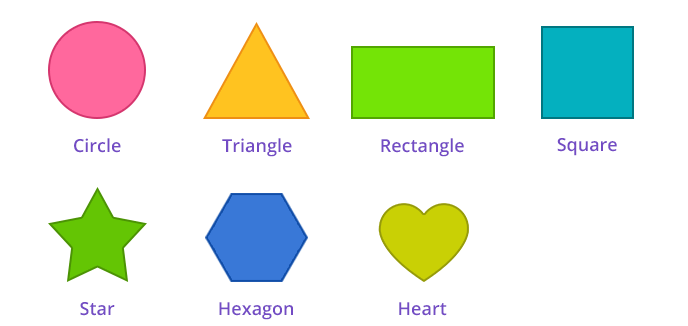
#> input picture contour/shp1.png, 688 x 326 px
$ jupyter execute contuor.ipynb
#> lines starting #> are read from the running program, lines starting #| are printed output that depends on the picture; after the words box and inside, x2 and y2 are one past the last pixel; in counts of white or black regions, pixels touching at a corner belong together; long printed decimals are rounded
[cell 1]
import cv2 as cv
import numpy as np
import matplotlib.pyplot as plt

image = cv.imread("shp1.png",1)
#> image is the input picture: shape (326, 688, 3); mean B, G, R 219.8, 235.4, 226.8
#findGoal(image_find_goal)
img1 = image.copy()
img = cv.resize(img1,(700,700))
hsv = cv.cvtColor(img,cv.COLOR_BGR2HSV)
#> hsv: shape (700, 700, 3); mean H, S, V 19.8, 48.8, 246.4

#range for red color
lower_r = np.array([36,0,0])
upper_r = np.array([86,255,255])
mask = cv.inRange(hsv,lower_r,upper_r)
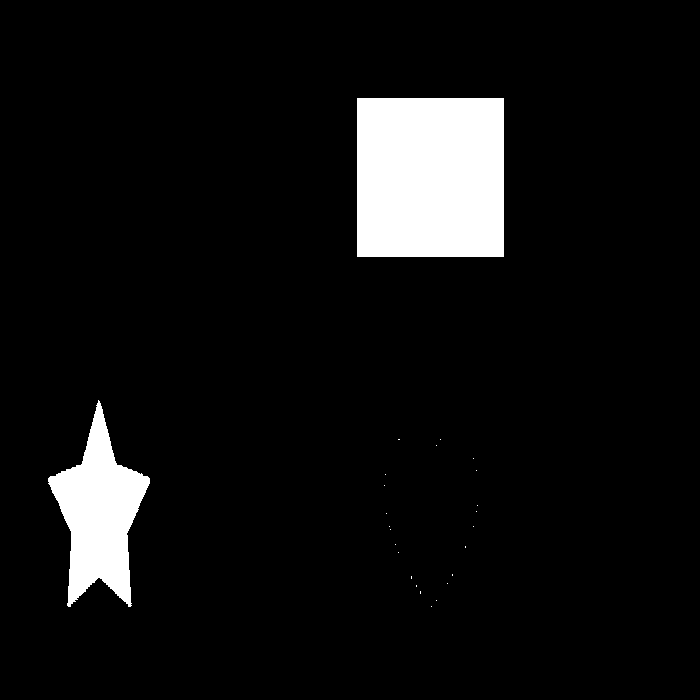
#> mask: shape (700, 700); 6.8% white; 25 white regions (23 under 20 px), largest, box (x1, y1, x2, y2) and area: (357, 98, 504, 257) 23373, (48, 400, 150, 607) 10154
res = cv.bitwise_and(img,img,mask=mask)
_,thresh = cv.threshold(res,125,255,cv.THRESH_BINARY)

# check which are the best canny threshold values for your image
imgCanny = cv.Canny(thresh, 140, 180)
#> imgCanny: shape (700, 700); 0.3% white in thin lines or dots, all inside (x1, y1, x2, y2) = (47, 97, 503, 608)
cv.imshow('OBSTACLES',imgCanny)
cv.waitKey(0)
dilate = cv.dilate(imgCanny, None, iterations = 1)
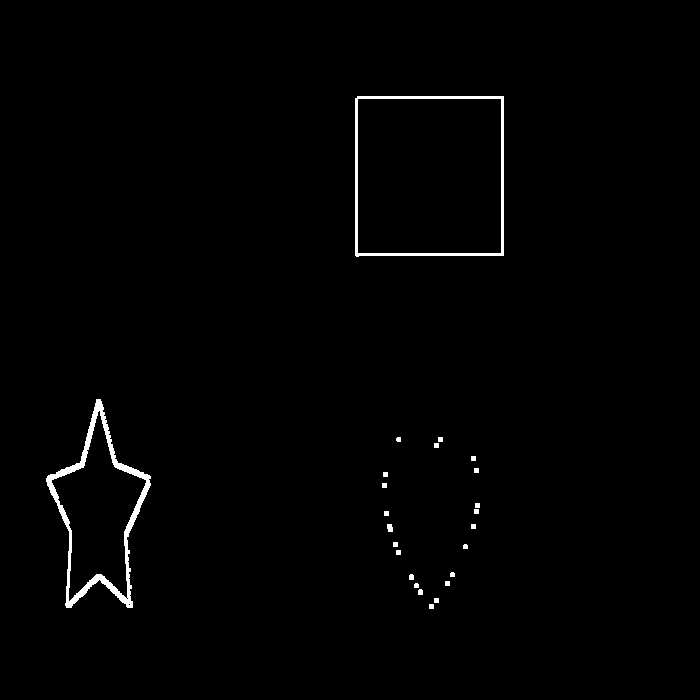
#> dilate: shape (700, 700); 1% white; 24 white regions
cv.imshow("dilate", dilate)
cv.waitKey()

contours, hierarchy = cv.findContours(dilate,cv.RETR_TREE,cv.CHAIN_APPROX_NONE)
#> contours = 28 contours, 23 with area under 20; largest, box (x1, y1, x2, y2) and area: (355, 96, 504, 257) 23532, (357, 98, 502, 254) 22318, (46, 399, 151, 608) 10760, (51, 410, 147, 602) 8579, (387, 524, 393, 532) 30
cnt1=contours[26]
#> cnt1 = contour of 613 points, box (x1, y1, x2, y2) (355, 96, 504, 257), area 23532
for cnt in contours:
    epsilon = 0.1*cv.arcLength(cnt,True)
    approx = cv.approxPolyDP(cnt,epsilon,True)
    if len(approx) == 4:
        cv.drawContours(img,cnt1,-1,(60,255,255),4)
#> this loop made 28 passes
#> (epsilon, approx) on passes 1 to 12: (1.6, [[429, 604], [429, 608], [433, 608], [433, 604]]), (1.6, [[434, 598], [434, 602], [438, 602], [438, 598]]), (1.68, [[419, 589], [418, 594], [422, 594], [422, 590]]), (1.48, [[415, 583], [414, 587], [418, 587], [418, 584]]), (1.6, [[445, 581], [445, 585], [449, 585], [449, 581]]), (1.68, [[410, 574], [409, 579], [413, 579], [413, 575]]), (1.48, [[451, 572], [450, 576], [454, 576], [454, 573]]), (1.6, [[396, 550], [396, 554], [400, 554], [400, 550]]), (1.48, [[464, 544], [463, 548], [467, 548], [467, 545]]), (1.6, [[393, 542], [393, 546], [397, 546], [397, 542]]), (1.6, [[471, 524], [471, 528], [475, 528], [475, 524]]), (2.28, [[387, 524], [388, 531], [392, 531], [391, 524]])
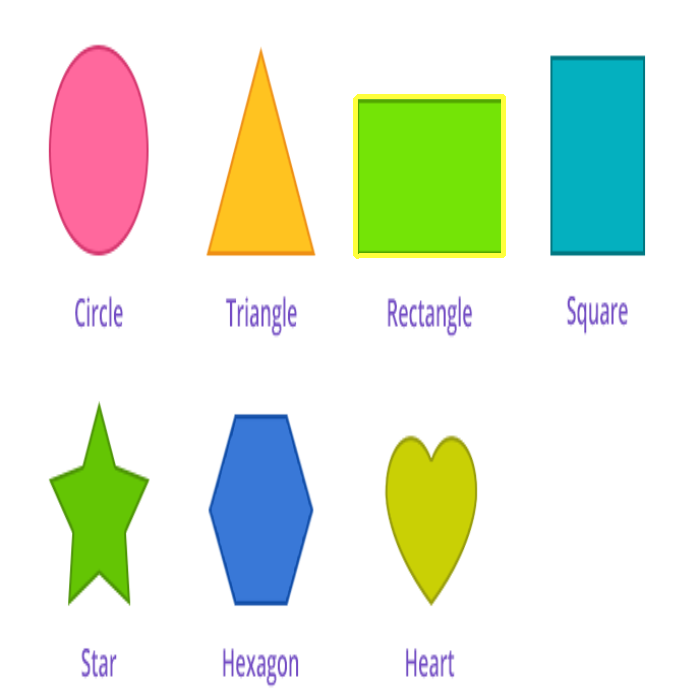
#> img: shape (700, 700, 3); mean B, G, R 219.1, 235.5, 227.1
# img = cv.cvtColor(img,cv.COLOR_RGB2BGR)
cv.imshow("contuor",img)
cv.waitKey(0)
cv.destroyAllWindows()

[cell 2]
image2 = cv.imread("shp2.png",1)
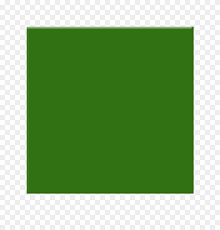
#> input picture contour/shp2.png, 220 x 230 px
#> image2 is the input picture: shape (230, 220, 3); mean B, G, R 121.5, 173.1, 138.6
#findGoal(image_find_goal)
img2 = image2.copy()
img3 = cv.resize(img2,(700,700))
hsv = cv.cvtColor(img3,cv.COLOR_BGR2HSV)
#> hsv: shape (700, 700, 3); mean H, S, V 28.8, 115.7, 173

#range for red color
lower_r = np.array([36,0,0])
upper_r = np.array([86,255,255])
mask = cv.inRange(hsv,lower_r,upper_r)
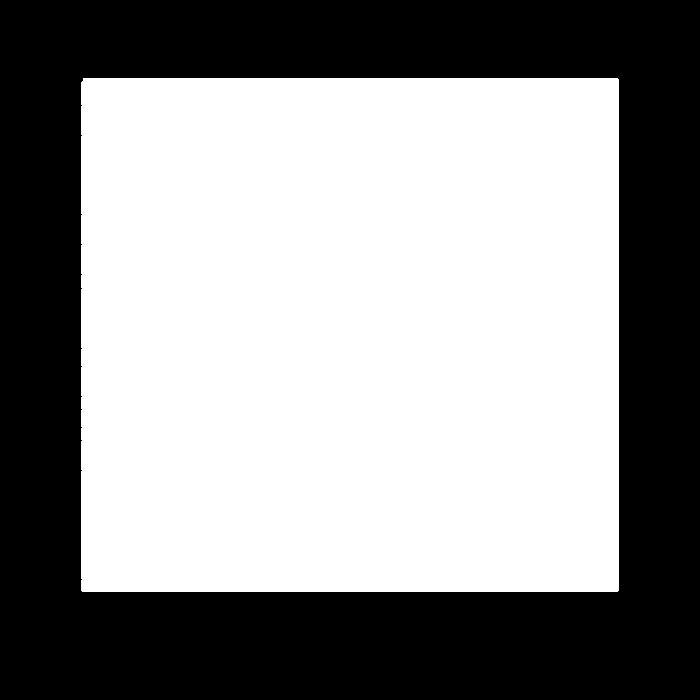
#> mask: shape (700, 700); 56.4% white; 1 black region, box (x1, y1, x2, y2) and area: (0, 0, 700, 700) 213492
res = cv.bitwise_and(img3,img3,mask=mask)
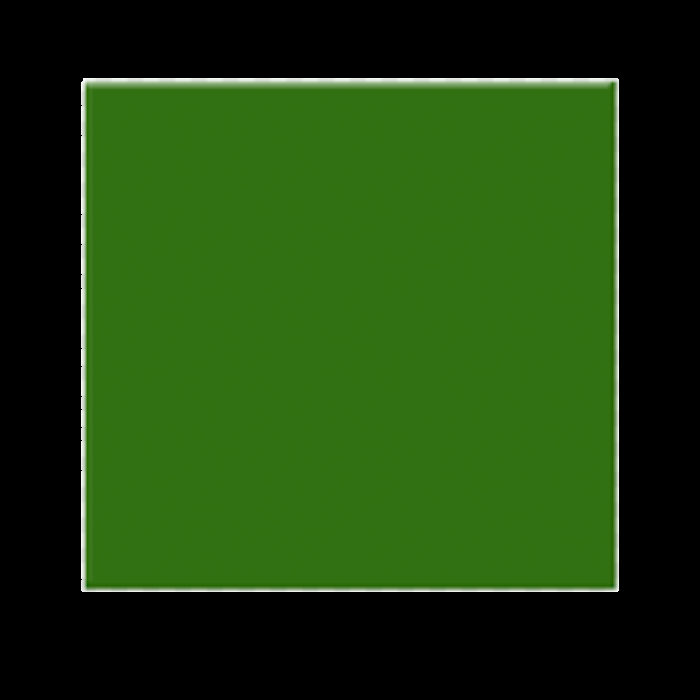
#> res: shape (700, 700, 3); mean B, G, R 14.3, 65.9, 31.4
_,thresh = cv.threshold(res,125,255,cv.THRESH_BINARY)

# check which are the best canny threshold values for your image
imgCanny = cv.Canny(thresh, 140, 180)
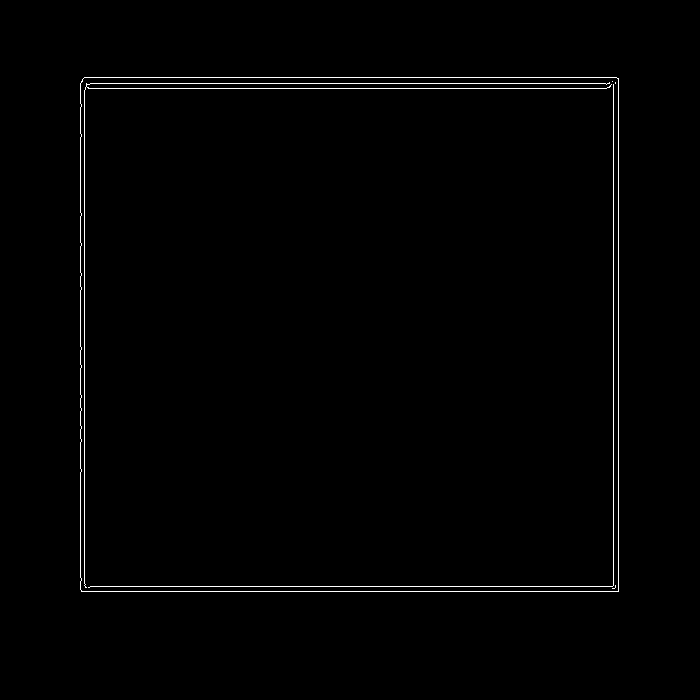
#> imgCanny: shape (700, 700); 0.96% white in thin lines or dots, all inside (x1, y1, x2, y2) = (80, 77, 619, 592)
cv.imshow('OBSTACLES',imgCanny)
cv.waitKey(0)
dilate = cv.dilate(imgCanny, None, iterations = 1)
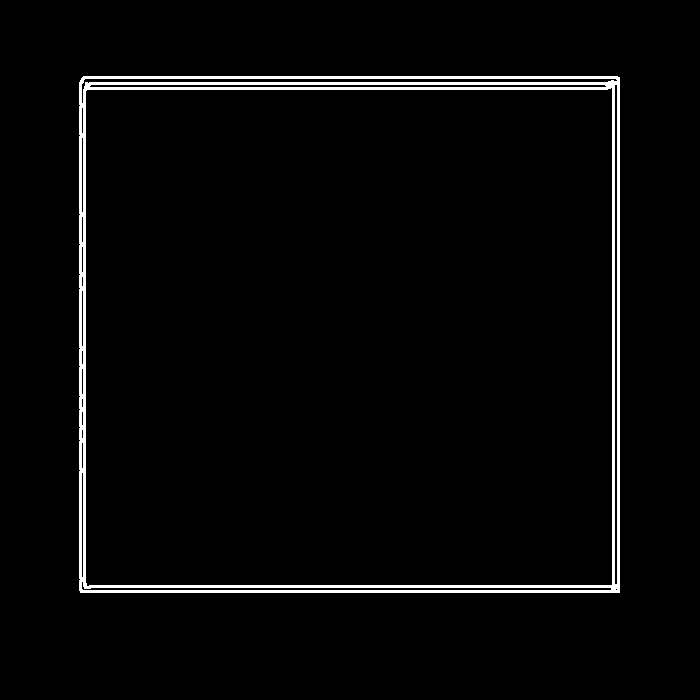
#> dilate: shape (700, 700); 2.9% white; 1 white region
cv.imshow("dilate", dilate)
cv.waitKey()

contour, hierarchy = cv.findContours(dilate,cv.RETR_TREE,cv.CHAIN_APPROX_NONE)
#> contour = 20 contours, 4 with area under 20; largest, box (x1, y1, x2, y2) and area: (79, 76, 620, 593) 278612, (85, 87, 613, 587) 261394, (81, 78, 618, 104) 2169, (81, 581, 612, 591) 1592, (89, 84, 607, 88) 1546
cnt2=contour[0]
#> cnt2 = contour of 2106 points, box (x1, y1, x2, y2) (79, 76, 620, 593), area 278612

cv.drawContours(img3,cnt2,-1,(60,255,255),4)
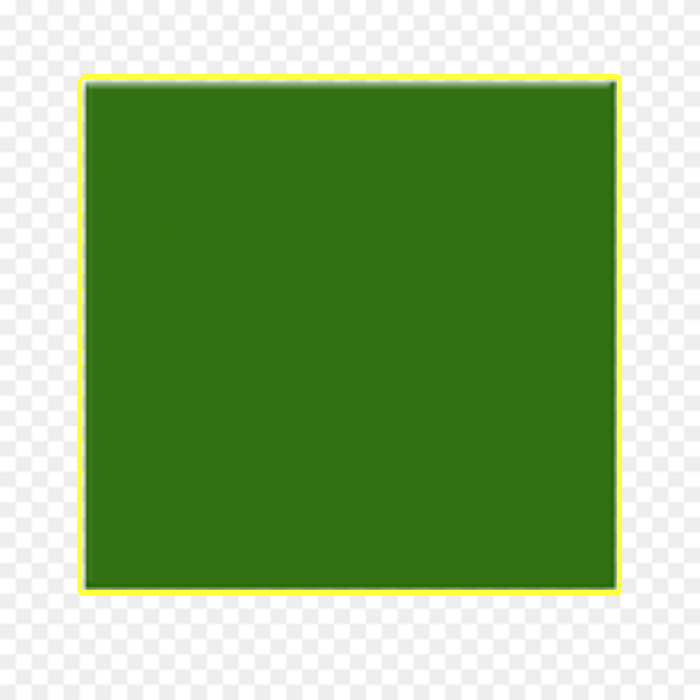
#> img3: shape (700, 700, 3); mean B, G, R 117.6, 173.3, 138.9
# img = cv.cvtColor(img,cv.COLOR_RGB2BGR)
cv.imshow("contuor",img3)
cv.waitKey(0)
cv.destroyAllWindows()

[cell 3]
plt.figure(figsize=[15,15])
plt.subplot(131);plt.imshow(img[:,:,::-1]);plt.title("Image 1");plt.axis('off')
plt.subplot(132);plt.imshow(img3[:,:,::-1]);plt.title("Image2");plt.axis('off');
# plt.subplot(133);plt.imshow(list_image[:,:,::-1]);plt.title("cv2.RETR_LIST");plt.axis('off');
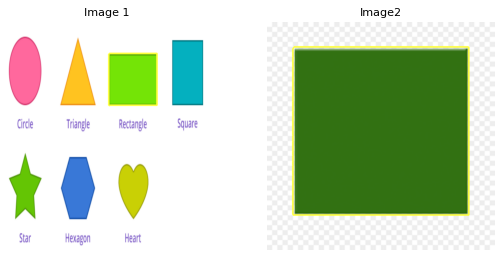
#> figure drawn by matplotlib, 2 panels

[cell 4]
score = cv.matchShapes(cnt1,cnt2,1,0.0)
#> score = 0.0255
print(score)
#| 0.02549
